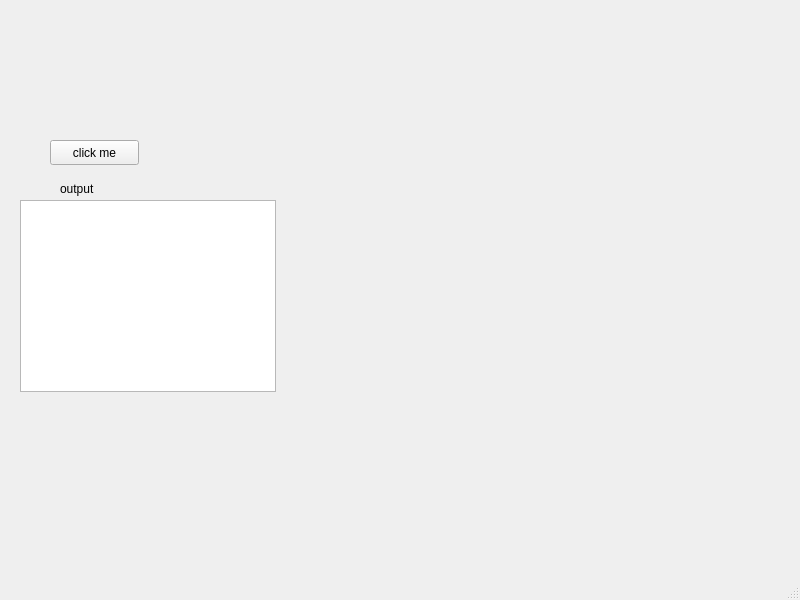
<?xml version="1.0" encoding="UTF-8"?>
<ui version="4.0">
 <class>MainWindow</class>
 <widget class="QMainWindow" name="MainWindow">
  <property name="geometry">
   <rect>
    <x>0</x>
    <y>0</y>
    <width>800</width>
    <height>600</height>
   </rect>
  </property>
  <property name="windowTitle">
   <string>MainWindow</string>
  </property>
  <widget class="QWidget" name="centralwidget">
   <widget class="QPushButton" name="pushButton">
    <property name="geometry">
     <rect>
      <x>50</x>
      <y>140</y>
      <width>89</width>
      <height>25</height>
     </rect>
    </property>
    <property name="text">
     <string>click me</string>
    </property>
   </widget>
   <widget class="QLabel" name="label">
    <property name="geometry">
     <rect>
      <x>60</x>
      <y>180</y>
      <width>151</width>
      <height>17</height>
     </rect>
    </property>
    <property name="text">
     <string>output</string>
    </property>
   </widget>
   <widget class="QGraphicsView" name="graphicsView">
    <property name="geometry">
     <rect>
      <x>20</x>
      <y>200</y>
      <width>256</width>
      <height>192</height>
     </rect>
    </property>
   </widget>
  </widget>
  <widget class="QMenuBar" name="menubar">
   <property name="geometry">
    <rect>
     <x>0</x>
     <y>0</y>
     <width>800</width>
     <height>22</height>
    </rect>
   </property>
  </widget>
  <widget class="QStatusBar" name="statusbar"/>
 </widget>
 <resources/>
 <connections/>
</ui>
